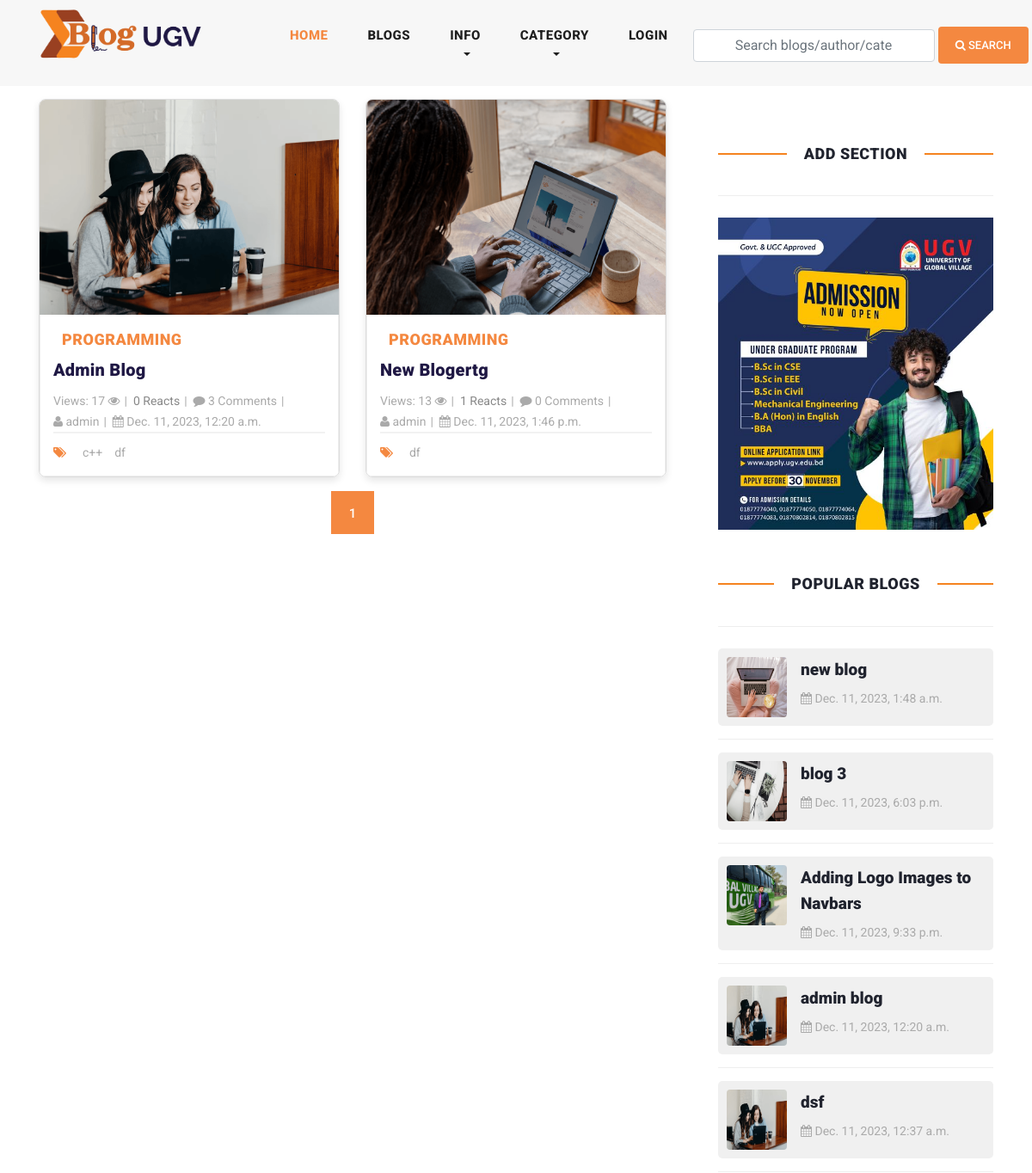
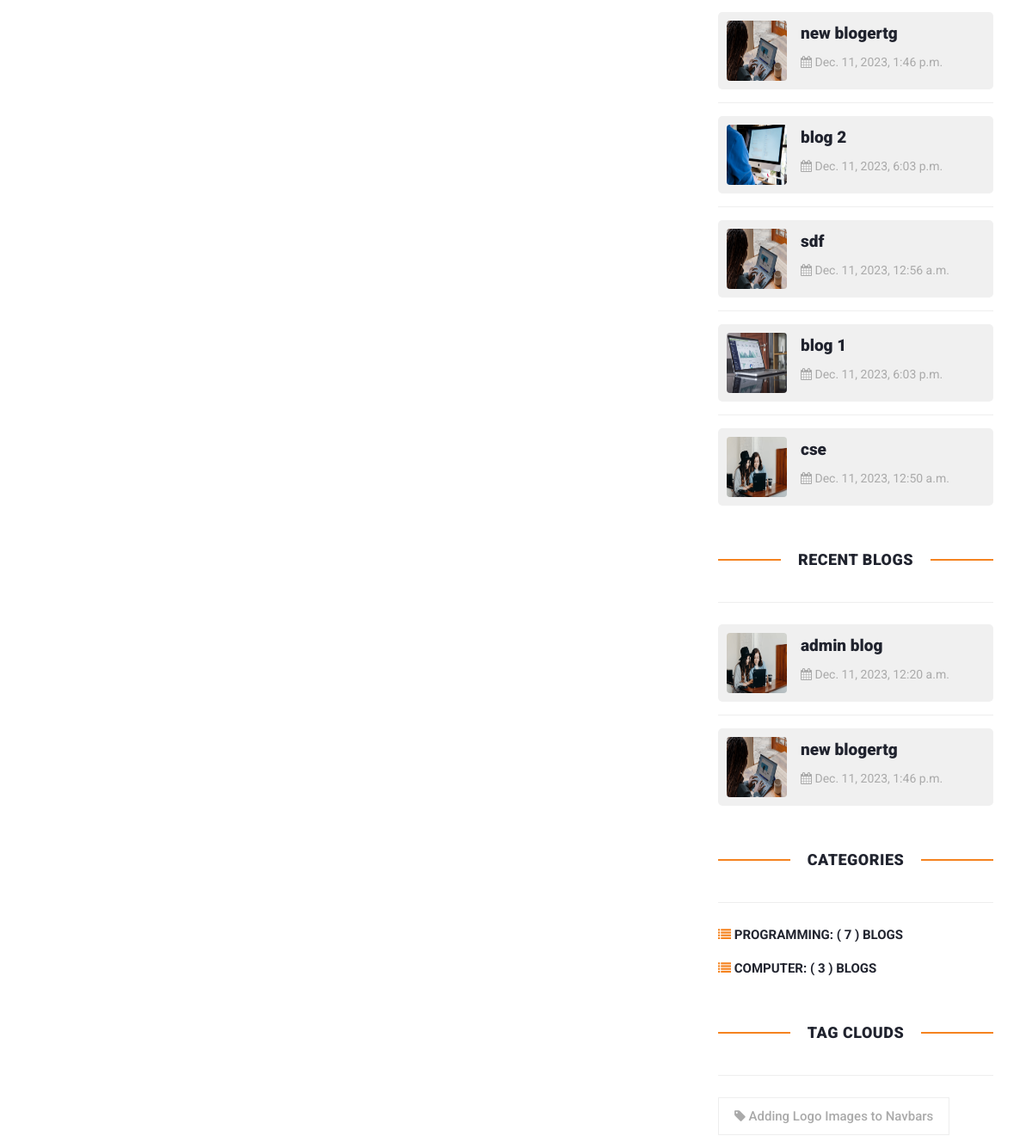
Page /tag_blogs/df/ (upper part) on the earlier database version (2 pictures, top to bottom).
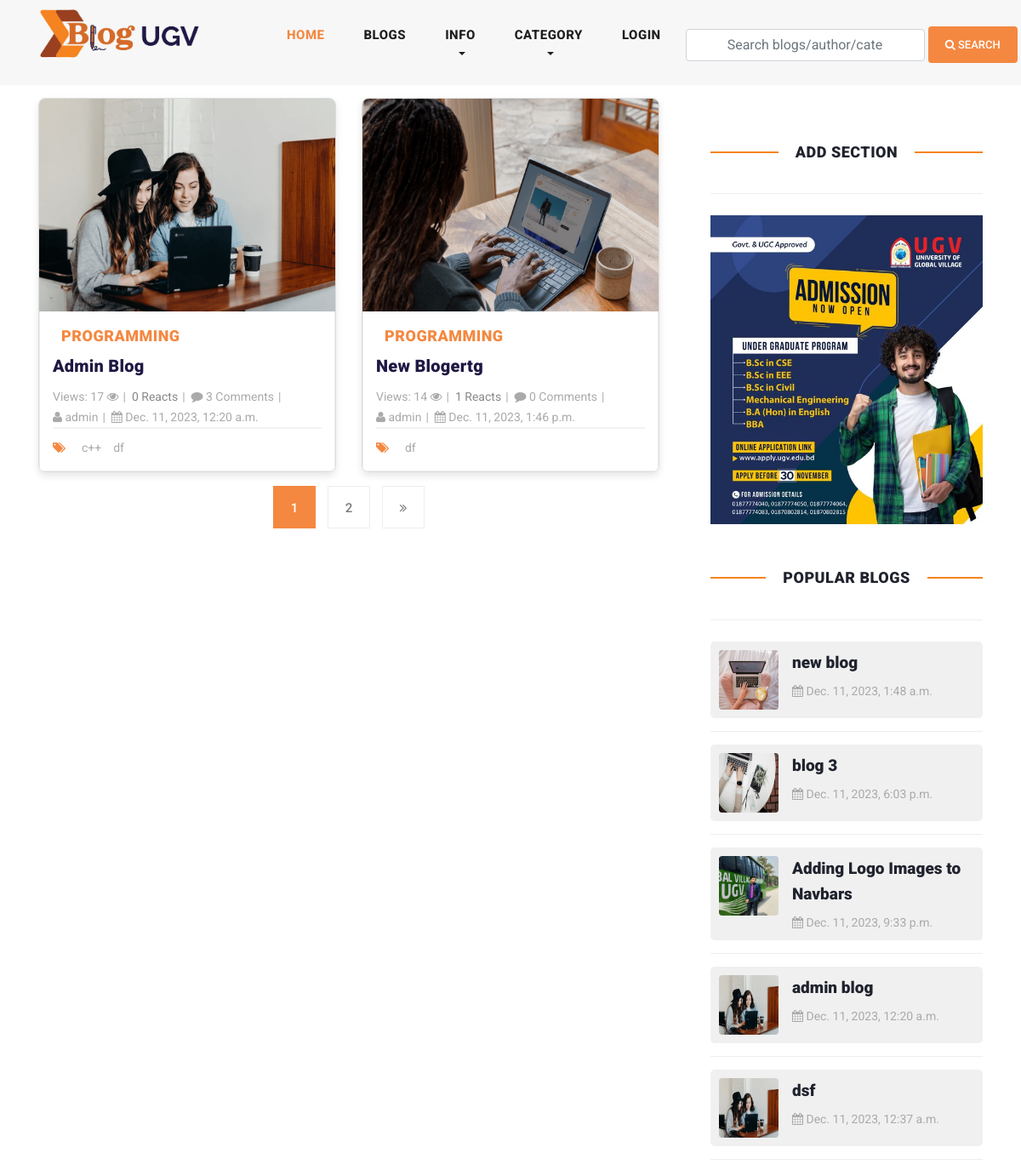
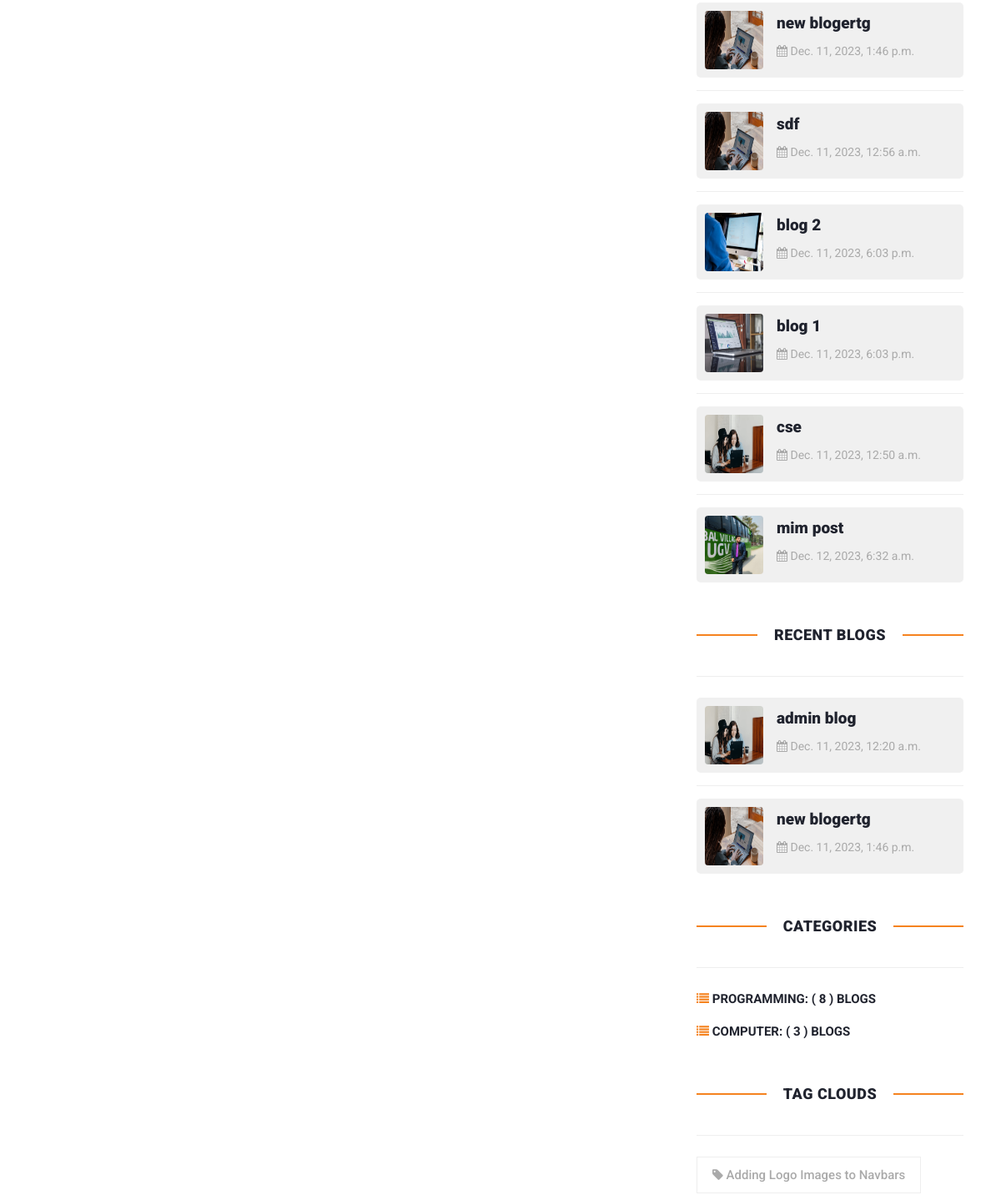
Same page on the later database version (2 pictures, top to bottom).
### blog/models.py (models this page shows, shortened)
class Site(models.Model):
    header_logo = models.ImageField(upload_to="site_info")
    footer_logo = models.ImageField(upload_to="site_info")
    site_name = models.CharField(max_length=25)

class Blog(models.Model):
    user = models.ForeignKey(
        User,
        related_name='user_blogs',
        on_delete= models.CASCADE
    )
    category = models.ForeignKey(
        Category,
        related_name='category_blogs',
        on_delete=models.CASCADE
    )
    tags = models.ManyToManyField(
        Tag,
        related_name='tag_blogs',
        blank=True
    )
    likes = models.ManyToManyField(
        User,
        related_name='user_likes',
        blank=True
    )
    title = models.CharField(max_length=250)
    slug = models.SlugField(null=True, blank=True, unique=True)
    views = models.PositiveIntegerField(default=0)
    banner = models.ImageField(upload_to=UploadToPath('blog_banners'))
    description = RichTextField()
    created_date = models.DateTimeField(auto_now_add=True)

class Category(models.Model):
    title = models.CharField(max_length=150, unique=True)
    slug = models.SlugField(null=True, blank=True)
    created_date = models.DateTimeField(auto_now_add=True)
    def __str__(self):
        return self.title

class Tag(models.Model):
    title = models.CharField(max_length=150)
    slug = models.SlugField(null=True, blank=True)
    created_date = models.DateTimeField(auto_now_add=True)

class Ugv_Ad(models.Model):
    ad1_url = models.URLField(max_length=300, blank=True)
    ad1 = models.ImageField(upload_to="ad/", blank=True, null=True)
    ad2_url = models.URLField(max_length=300, blank=True)
    ad2 = models.ImageField(upload_to="ad/", blank=True, null=True)
    ad3_url = models.URLField(max_length=300, blank=True)
    ad3 = models.ImageField(upload_to="ad/", blank=True, null=True)
    updated_date = models.DateTimeField(auto_now=True)

### user_profile/models.py (models this page shows, shortened)
class User(AbstractUser):
    email = models.EmailField(
        max_length = 150,
        unique = True,
        error_messages={
            'unique':"The email must be unique for create ",
        }
    )
    profile_image = models.ImageField(
        null = True,
        blank = True,
        upload_to=UploadToPath('users_images')
    )
    followers = models.ManyToManyField("Follow")
    REQUIRED_FIELDS = ["email"]
    objects = CustomUserManager()

### blog/views.py (the view)
# urls.py: path('tag_blogs/<str:slug>/', tag_blogs, name ='tag_blogs'),
def tag_blogs(request, slug):
    tag = get_object_or_404(Tag, slug = slug)
    queryset = tag.tag_blogs.all()
    populars = Blog.objects.order_by('-views')[:15]
    page = request.GET.get('page', 1)
    paginator = Paginator(queryset,2)
    try:
        blogs = paginator.page(page)
    except EmptyPage:
        blogs = paginator.page(1)
    except PageNotAnInteger:
        blogs = paginator.page(1)
        return redirect('blogs')
    tags = Tag.objects.order_by('-created_date')[:5]
    all_blogs = Blog.objects.order_by('-created_date')[:5]
    context = {
        "blogs":blogs,
        "tags":tags,
        "paginator":paginator,
        "all_blogs":all_blogs,
        "populars":populars
    }
    return render(request, 'tag_blogs.html', context)

### blog/context_processors.py (called while the page is built)
def get_all_categories(request):
    categories = Category.objects.all()[:20]
    category_counts = []
    for category in categories:
        blog_count = Blog.objects.filter(category=category).count()
        if blog_count > 0:  # Only include non-empty categories
            category_counts.append({'category': category, 'blog_count': blog_count})
    context = {
        "categories":categories,
        "category_counts": category_counts,
    }
    return context

def site_info(request):
    site = Site.objects.all()
    context = {
        "site":site,
    }
    return context

def ugv_ads(request):
    latest_ad = Ugv_Ad.objects.all()
    context =  {
        'latest_ad': latest_ad,
    }
    return context

### user_profile/context_processors.py (called while the page is built, shortened)
def user_notifications(request):
    context = {}
    return context

### blog/templates/tag_blogs.html (shortened to what this page needs)
{% extends 'base.html' %}
{% load static %}
{% block content %}
<section class="blog-posts grid-system">
    <div class="container">
      <div class="row">
        <div class="col-lg-8">
          <div class="all-blog-posts">
            <div class="row">
              {% for blog in blogs %}
              {% include 'blog_card.html' %}
              {% endfor %}
            {% include 'pagination.html' %}
            </div>
          </div>
        </div>
        {% include 'sidebar.html' %}
       </div>
    </div>
  </section>
{% endblock content %}

### blog/templates/header.html (shortened to what this page needs)
{% load static %}
<header class="">
    <nav class="navbar navbar-expand-lg">
        <div class="container">
            {% for site in site %}
            <a class="navbar-brand" href="{% url 'home'  %}"><img style="width: 250px; height: 75px;" src="{{site.header_logo.url}}" alt=""></a>
            {% endfor %}
        <div class="collapse navbar-collapse" id="navbarResponsive">
            <ul class="navbar-nav ml-auto">
            <li class="nav-item active">
                <a class="nav-link" href="{% url 'home' %}">Home
                </a>
            </li>
            <li class="nav-item">
                <a class="nav-link" href="{% url 'blogs' %}">Blogs</a>
            </li>
            <li class="nav-item dropdown">
                <a class="nav-link dropdown-toggle" href="#" id="navbarDropdown" role="button" data-toggle="dropdown" aria-haspopup="true" aria-expanded="false">
                  Info
                </a>
            </li>
            <li class="nav-item dropdown">
                <a class="nav-link dropdown-toggle" href="#" id="navbarDropdown" role="button" data-toggle="dropdown" aria-haspopup="true" aria-expanded="false">
                  Category
                </a>
            </li>
            <li>
                {% if request.user.is_authenticated %}
                <li class="nav-item dropdown">
                    <a class="nav-link dropdown-toggle" href="#" id="navbarDropdown" role="button" data-toggle="dropdown" aria-haspopup="true" aria-expanded="false">
                      {% if request.user.username %}
                      {{request.user.username}}
                      {% endif %}
                    </a>
                    <div class="dropdown-menu" aria-labelledby="navbarDropdown">
                      <a class="dropdown-item" href="{% url 'profile' %}"><i class="fa fa-user"></i> My Profile</a>
                      <a class="dropdown-item" href="{% url 'user_notifications' %}"> <i class="fa fa-bell"></i>
                        {% if unseen > 0 %}
                        Notifaction ({{unseen}})
                         {% else %}
                        Notification
                        {% endif %}
                        </a>
                      <a class="dropdown-item" href="{% url 'wishlist' %}"><i class="fa fa-bookmark"></i> Saved Blog</a>
                      <a class="dropdown-item" href="{% url 'logout' %}"><i class="fa fa-sign-out" aria-hidden="true"></i> Logout</a>
                    </div>
                </li>
                {% else %}
                <li class="nav-item">
                    <a class="nav-link" href="{% url 'login' %}">LOGIN</a>
                </li>
                {% endif %}
            </li>
            </ul>
            <form class="form-inline d-flex flex-nowrap my-2 ml-auto search_form" action="{% url 'search_blogs' %}" method="GET" >
                <input class="form-control px-5" name="search" type="text" placeholder="Search blogs/author/category/tags "  required>
                <button class="btn btn-primary ml-1"><i class="fa fa-search"></i> Search</button>
            </form>
        </div>
        </div>
    </nav>
</header>

### blog/templates/blog_card.html
{% load static %}
<div class="col-lg-6">
  <div class="blog-card mb-3">
    <div class="blog-thumb thumbnail">
      <a href="{% url 'blog_details' blog.slug %}"><img class="zoom-on-hover" style="height: 250px;" src="{{blog.banner.url}}" alt="{{blog.title}}"></a>
    </div>
    <div class="down-content">
      <span class="category-badge">{{blog.category}}</span>
      <a href="{% url 'blog_details' blog.slug %}">
        <h4 style="color: #1F1844">{{blog.title}}</h4>
      </a>
      <ul class="post-info">
        <li><a href="javascript:void(0);"> Views: {{blog.views}} <i class="fa fa-eye" aria-hidden="true"></i></a></li>
        <li id="like-count" >{{blog.likes.count}} Reacts</li>
        <li><a href="{% url 'blog_details' blog.slug %}"><i class="fa fa-comment"></i> {{blog.blog_comments.all.count}} Comments</a></li>
        <li><a href="{% url 'view_user_information' blog.user.username %}"><i class="fa fa-user"></i> {{blog.user.username}}</a></li>
        <li><a href="javascript:void(0);"><i class="fa fa-calendar"></i> {{blog.created_date}}</a></li>
      </ul>
      <div class="post-options">
        <div class="row">
          <div class="col-lg-12">
            <ul class="post-tags">
              <li><i class="fa fa-tags"></i></li>
              {% if blog.tags.all.count > 0 %}
                {% for tag in blog.tags.all %}
                  <li><a  href="{% url 'tag_blogs' tag.slug %}">{{tag.title}}</a></li>
                {% endfor %}
              {% else %}
                None
              {% endif %}
            </ul>
          </div>
        </div>
      </div>
    </div>
  </div>
</div>

### blog/templates/sidebar.html (shortened to what this page needs)
{% load static %}
<div class="col-lg-4">
    <div class="sidebar">
      <div class="row">
        <div class="col-lg-12">
          <div class="sidebar-item categories">
            <div class="sidebar-heading seven">
              <h2>Add section</h2>
            </div>
            <div class="content " style="text-transform: uppercase;">
            {% for ad in latest_ad %}
              <a target="_blank" href="{{ad.ad1_url}}"><img  style="width: 100%;" src="{{ad.ad1.url}}" alt=""></a>
            {% endfor %}
            </div>
          </div>
        </div>
        <div class="col-lg-12">
          <div class="sidebar-item recent-posts">
            <div class="sidebar-heading seven">
              <h2>Popular Blogs</h2>
            </div>
            <div class="content">
              <ul>
                {% for blog in populars|slice:"15" %}
                  <li>
                    <a href="{% url 'blog_details' blog.slug %}">
                      <div class="media thumbnail-container">
                        <img class="mr-3 thumbnail-img" src="{{blog.banner.url}}" alt="{{blog.title}}" style="width: 70px; height: 70px;">
                        <div class="media-body">
                          <h5 class="mt-0">{{blog.title|truncatechars:30}}</h5>
                          <span><i class="fa fa-calendar"></i> {{blog.created_date}}</span>
                        </div>
                      </div>
                    </a>
                  </li>
                {% endfor %}
              </ul>
            </div>
          </div>
        </div>
        <div class="col-lg-12">
          <div class="sidebar-item recent-posts">
            <div class="sidebar-heading seven">
              <h2>Recent Blogs</h2>
            </div>
            <div class="content">
              <ul>
                {% for blog in blogs|slice:"5" %}
                  <li>
                    <a href="{% url 'blog_details' blog.slug %}">
                      <div class="media thumbnail-container">
                        <img class="mr-3 thumbnail-img" src="{{blog.banner.url}}" alt="{{blog.title}}" style="width: 70px; height: 70px;">
                        <div class="media-body">
                          <h5 class="mt-0">{{blog.title|truncatechars:30}}</h5>
                          <span><i class="fa fa-calendar"></i> {{blog.created_date}}</span>
                        </div>
                      </div>
                    </a>
                  </li>
                {% endfor %}
              </ul>
            </div>
          </div>
        </div>
        <div class="col-lg-12">
          <div class="sidebar-item categories">
            <div class="sidebar-heading seven">
              <h2>Categories</h2>
            </div>
            <div class="content " style="text-transform: uppercase;">
              <ul>
                {% for category_count in category_counts %}
                <li>
                <a href="{% url 'category_blogs' category_count.category.slug %}">
                <i class="fa fa-list fa-xs" style="color: #f5831f;"></i>
                {{ category_count.category.title }}: ( {{ category_count.blog_count }} ) blogs
                </a>
                </li>
                {% endfor %}
              </ul>
            </div>
          </div>
        </div>
        <div class="col-lg-12">
          <div class="sidebar-item tags">
            <div class="sidebar-heading seven">
              <h2>Tag Clouds</h2>
            </div>
            <div class="content">
              <ul>
              {% for tag in tags %}
                <li><a class="tag-cloud" href="{% url 'tag_blogs' tag.slug %}"><i class="fa fa-tag"></i> {{tag.title}}</a></li>
              {% endfor %}
             </ul>
            </div>
          </div>
        </div>
</div>

Differences in the rows shown:
changed Blog "New Blogertg": views "13" → "14"
changed Blog "sdf": moves up the list
added Blog: banner (picture), title "mim post", created_date "Dec. 12, 2023, 6:32 a.m.", shown under "POPULAR BLOGS"
computed for Category "PROGRAMMING": blog_count "7" → "8"
Other differences:
new list line: "2"
